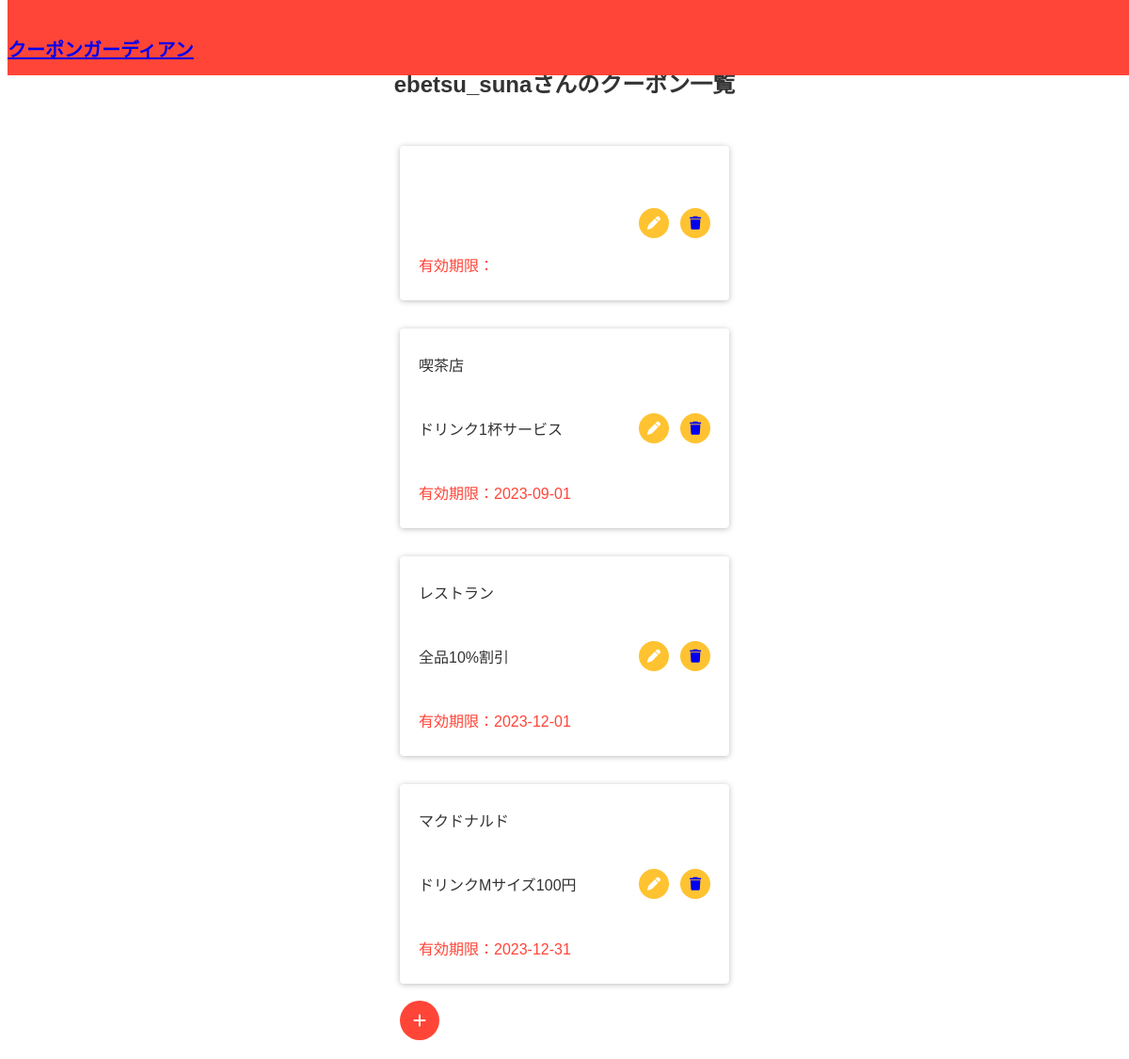
/list (signed in), run on an earlier commit of the app's database.
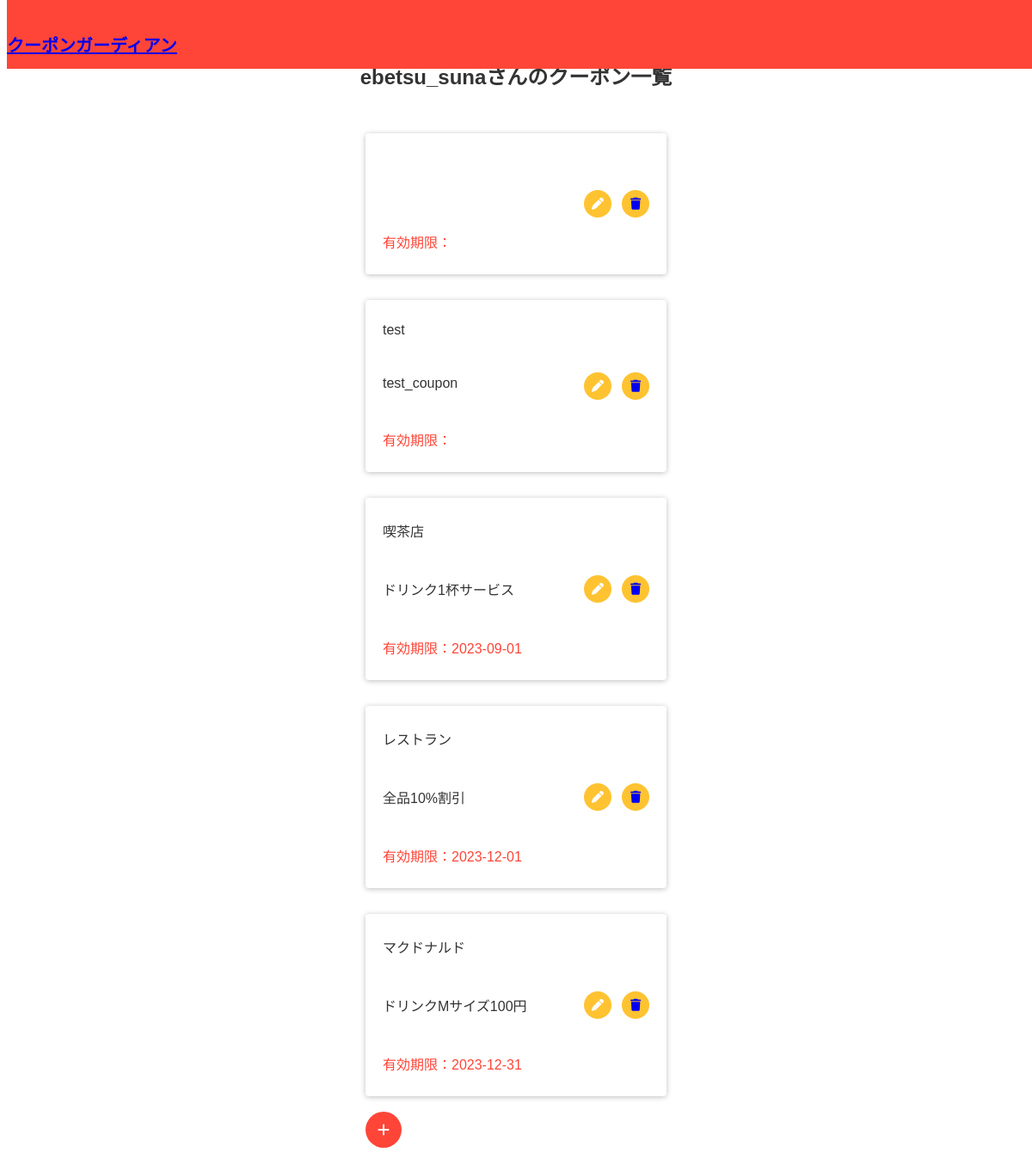
And on a later commit of the database.
### tables this page shows
CREATE TABLE "users" (
	"id"	INTEGER,
	"user_name"	TEXT,
	"password"	TEXT,
	PRIMARY KEY("id")
);

CREATE TABLE "coupon" (
	"id"	INTEGER,
	"coupon_name"	TEXT,
	"shop_name"	TEXT,
	"expiration"	TEXT,
	"user_flag"	INTEGER,
	PRIMARY KEY("id")
);

### app.py (the view)
@app.route("/list")
def coupon_list():
    if "user_id" in session:
        user_id = session["user_id"][0]
        print(user_id)
        conn = sqlite3.connect("coupon_manager.db")
        c = conn.cursor()
        c.execute("select user_name from users where id = ?", (user_id,))
        user_name = c.fetchone()[0]
        c.execute("select id, coupon_name, shop_name, expiration from coupon where user_flag = ? order by expiration", (user_id,))
        coupon_list = []
        for row in c.fetchall():
            print("-------------")
            print(row)
            print("-------------")
            coupon_list.append({"id": row[0], "coupon_name": row[1], "shop_name": row[2], "expiration": row[3]})
        c.close()
        print(coupon_list)
        return render_template("list.html", user_name = user_name, coupon_list = coupon_list)
    else:
        return redirect("/")

### templates/list.html
{% extends "base.html" %}
{% block content %}
<main>
    <div class="list-container">
        <h2 class="username-head">{{user_name}}さんのクーポン一覧</h2>
        <div class="coupon-wrap">
            {% for item in coupon_list %}
            <div class="card">
                <div class="coupon-info">
                    <p class="shop">{{item["shop_name"]}}</p>
                    <p class="coupon">{{item["coupon_name"]}}</p>
                    <p class="expiration">有効期限：{{item["expiration"]}}</p>
                </div>
                <div class="icon-wrap">
                    <a href="/edit/{{item['id']}}" class="circle"><i class="fa-solid fa-pen" style="color: #ffffff;"></i></a>
                    <a href="/del/{{item['id']}}" class="circle"><i class="fa-solid fa-trash"></i></a>
                </div>
            </div>
            {% endfor %}
            <div class="btn-fixed">
                <div class="plus">
                    <a href="/add"><i class="fa-solid fa-plus" style="color: #fff;"></i></a>
                </div>
            </div>
        </div>
    </div>
</main>
{% endblock %}

### templates/base.html (shortened to what this page needs)
<!DOCTYPE html>
<html lang="ja">
<head>
    <link rel="stylesheet" href="https://cdnjs.cloudflare.com/ajax/libs/font-awesome/6.4.0/css/all.min.css" />
    <link rel="stylesheet" href="https://cdn.jsdelivr.net/npm/destyle.css@4.0.0/destyle.css">
    <link rel="stylesheet" href="{{ url_for('static', filename='css/style.css') }}">
    <link rel="stylesheet" media="screen (max-width:768px )">
</head>
<body>
    <header class="header">
        <d class="header-container">
            <h1 class="app-title"><a href="/">クーポンガーディアン</a></h1>
            <div class="member-menu">
                <a href="/logout" class="menu-link">ログアウト</a>
            </div>
        </d>
    </header>
    {% block content %}
    {% endblock %}
</body>
</html>

### static/css/style.css (style rules this page uses)
body { font-family: 'Arial', YuGothic, 'Yu Gothic', 'Hiragino Kaku Gothic ProN', 'ヒラギノ角ゴ ProN W3', 'メイリオ', Meiryo, 'ＭＳ ゴシック', sans-serif; color: #333333; }
* { box-sizing: border-box; }
.header { height: 80px; width: 100%; background-color: #ff4538; position: fixed; top: 0; }
.app-title { color: #ffffff; font-size: 20px; font-weight: bold; line-height: 80px; }
.menu-link { color: #ffffff; }
.list-container { display: flex; flex-direction: column; row-gap: 30px; align-items: center; justify-content: center; margin: 50px 0; }
.fa-plus { width: 42px; height: 42px; border-radius: 50%; background-color: #FF4538; text-align: center; line-height: 42px; bottom: 20px; position: fixed; }
.coupon-wrap { width: 350px; }
.card { width: 100%; padding: 10px 20px; margin-bottom: 30px; border-radius: 4px; background-color: #ffffff; box-shadow: 0px 1px 6px #bebebe; display: flex; align-items: center; justify-content: space-between; }
.coupon-info { display: flex; flex-direction: column; row-gap: 12px; }
.expiration { color: #ff4538; }
.icon-wrap { display: flex; column-gap: 12px; justify-content: end; }
.circle { width: 32px; height: 32px; border-radius: 50%; background-color: #ffc331; text-align: center; line-height: 32px; }
.fa-pen,.fa-trash { font-size: 14px; }

What changed in the data, as far as the page shows it:
added coupon: shop_name "test", coupon_name "test_coupon"
